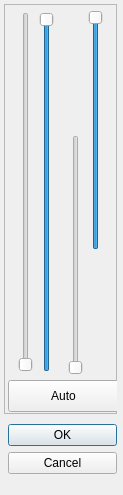
<?xml version="1.0" encoding="UTF-8"?>
<ui version="4.0">
 <class>ChromaDialog</class>
 <widget class="QDialog" name="ChromaDialog">
  <property name="geometry">
   <rect>
    <x>0</x>
    <y>0</y>
    <width>123</width>
    <height>495</height>
   </rect>
  </property>
  <property name="windowTitle">
   <string>Edit Chromas</string>
  </property>
  <property name="sizeGripEnabled">
   <bool>false</bool>
  </property>
  <property name="modal">
   <bool>true</bool>
  </property>
  <widget class="QDialogButtonBox" name="buttonBox">
   <property name="geometry">
    <rect>
     <x>8</x>
     <y>424</y>
     <width>109</width>
     <height>71</height>
    </rect>
   </property>
   <property name="orientation">
    <enum>Qt::Vertical</enum>
   </property>
   <property name="standardButtons">
    <set>QDialogButtonBox::Cancel|QDialogButtonBox::Ok</set>
   </property>
  </widget>
  <widget class="QLabel" name="label">
   <property name="geometry">
    <rect>
     <x>16</x>
     <y>8</y>
     <width>40</width>
     <height>368</height>
    </rect>
   </property>
   <property name="sizePolicy">
    <sizepolicy hsizetype="Fixed" vsizetype="Fixed">
     <horstretch>0</horstretch>
     <verstretch>0</verstretch>
    </sizepolicy>
   </property>
   <property name="maximumSize">
    <size>
     <width>40</width>
     <height>368</height>
    </size>
   </property>
   <property name="pixmap">
    <pixmap resource="QResources.qrc">:/images/QResources/HSB-bar.png</pixmap>
   </property>
  </widget>
  <widget class="QWidget" name="horizontalLayoutWidget">
   <property name="geometry">
    <rect>
     <x>12</x>
     <y>10</y>
     <width>49</width>
     <height>365</height>
    </rect>
   </property>
   <layout class="QHBoxLayout" name="horizontalLayout">
    <property name="spacing">
     <number>0</number>
    </property>
    <item>
     <widget class="QSlider" name="slider_hmin">
      <property name="maximumSize">
       <size>
        <width>16777215</width>
        <height>360</height>
       </size>
      </property>
      <property name="maximum">
       <number>359</number>
      </property>
      <property name="orientation">
       <enum>Qt::Vertical</enum>
      </property>
      <property name="tickPosition">
       <enum>QSlider::NoTicks</enum>
      </property>
     </widget>
    </item>
    <item>
     <widget class="QSlider" name="slider_hmax">
      <property name="maximumSize">
       <size>
        <width>16777215</width>
        <height>360</height>
       </size>
      </property>
      <property name="maximum">
       <number>359</number>
      </property>
      <property name="value">
       <number>359</number>
      </property>
      <property name="orientation">
       <enum>Qt::Vertical</enum>
      </property>
      <property name="tickPosition">
       <enum>QSlider::NoTicks</enum>
      </property>
     </widget>
    </item>
   </layout>
  </widget>
  <widget class="QFrame" name="frame">
   <property name="geometry">
    <rect>
     <x>4</x>
     <y>4</y>
     <width>113</width>
     <height>410</height>
    </rect>
   </property>
   <property name="frameShape">
    <enum>QFrame::StyledPanel</enum>
   </property>
   <property name="frameShadow">
    <enum>QFrame::Sunken</enum>
   </property>
   <property name="lineWidth">
    <number>2</number>
   </property>
   <property name="midLineWidth">
    <number>2</number>
   </property>
   <widget class="QPushButton" name="pushButton">
    <property name="geometry">
     <rect>
      <x>4</x>
      <y>376</y>
      <width>111</width>
      <height>32</height>
     </rect>
    </property>
    <property name="text">
     <string>Auto</string>
    </property>
   </widget>
   <widget class="QWidget" name="verticalLayoutWidget">
    <property name="geometry">
     <rect>
      <x>64</x>
      <y>6</y>
      <width>21</width>
      <height>365</height>
     </rect>
    </property>
    <layout class="QVBoxLayout" name="verticalLayout">
     <property name="spacing">
      <number>0</number>
     </property>
     <property name="sizeConstraint">
      <enum>QLayout::SetDefaultConstraint</enum>
     </property>
     <property name="rightMargin">
      <number>0</number>
     </property>
     <item>
      <spacer name="verticalSpacer">
       <property name="orientation">
        <enum>Qt::Vertical</enum>
       </property>
       <property name="sizeHint" stdset="0">
        <size>
         <width>5</width>
         <height>40</height>
        </size>
       </property>
      </spacer>
     </item>
     <item>
      <widget class="QSlider" name="slider_vmin">
       <property name="sizePolicy">
        <sizepolicy hsizetype="Fixed" vsizetype="Fixed">
         <horstretch>0</horstretch>
         <verstretch>0</verstretch>
        </sizepolicy>
       </property>
       <property name="minimumSize">
        <size>
         <width>0</width>
         <height>240</height>
        </size>
       </property>
       <property name="maximumSize">
        <size>
         <width>16777215</width>
         <height>240</height>
        </size>
       </property>
       <property name="maximum">
        <number>120</number>
       </property>
       <property name="orientation">
        <enum>Qt::Vertical</enum>
       </property>
       <property name="tickPosition">
        <enum>QSlider::NoTicks</enum>
       </property>
      </widget>
     </item>
    </layout>
   </widget>
   <widget class="QWidget" name="verticalLayoutWidget_2">
    <property name="geometry">
     <rect>
      <x>84</x>
      <y>6</y>
      <width>21</width>
      <height>365</height>
     </rect>
    </property>
    <layout class="QVBoxLayout" name="verticalLayout_2">
     <property name="spacing">
      <number>0</number>
     </property>
     <property name="sizeConstraint">
      <enum>QLayout::SetFixedSize</enum>
     </property>
     <property name="topMargin">
      <number>0</number>
     </property>
     <property name="rightMargin">
      <number>0</number>
     </property>
     <item>
      <widget class="QSlider" name="slider_vmax">
       <property name="sizePolicy">
        <sizepolicy hsizetype="Fixed" vsizetype="Fixed">
         <horstretch>0</horstretch>
         <verstretch>0</verstretch>
        </sizepolicy>
       </property>
       <property name="minimumSize">
        <size>
         <width>0</width>
         <height>240</height>
        </size>
       </property>
       <property name="maximumSize">
        <size>
         <width>16777215</width>
         <height>240</height>
        </size>
       </property>
       <property name="minimum">
        <number>135</number>
       </property>
       <property name="maximum">
        <number>255</number>
       </property>
       <property name="value">
        <number>255</number>
       </property>
       <property name="orientation">
        <enum>Qt::Vertical</enum>
       </property>
       <property name="tickPosition">
        <enum>QSlider::NoTicks</enum>
       </property>
      </widget>
     </item>
     <item>
      <spacer name="verticalSpacer_2">
       <property name="orientation">
        <enum>Qt::Vertical</enum>
       </property>
       <property name="sizeHint" stdset="0">
        <size>
         <width>5</width>
         <height>40</height>
        </size>
       </property>
      </spacer>
     </item>
    </layout>
   </widget>
   <zorder>horizontalLayoutWidget</zorder>
   <zorder>pushButton</zorder>
   <zorder>verticalLayoutWidget</zorder>
   <zorder>verticalLayoutWidget_2</zorder>
  </widget>
  <zorder>frame</zorder>
  <zorder>buttonBox</zorder>
  <zorder>label</zorder>
  <zorder>horizontalLayoutWidget</zorder>
 </widget>
 <includes>
  <include location="local">QCvGLWidget.h</include>
  <include location="local">ChromaWindow.h</include>
 </includes>
 <resources>
  <include location="QResources.qrc"/>
 </resources>
 <connections>
  <connection>
   <sender>buttonBox</sender>
   <signal>accepted()</signal>
   <receiver>ChromaDialog</receiver>
   <slot>accept()</slot>
   <hints>
    <hint type="sourcelabel">
     <x>248</x>
     <y>254</y>
    </hint>
    <hint type="destinationlabel">
     <x>157</x>
     <y>274</y>
    </hint>
   </hints>
  </connection>
  <connection>
   <sender>buttonBox</sender>
   <signal>rejected()</signal>
   <receiver>ChromaDialog</receiver>
   <slot>reject()</slot>
   <hints>
    <hint type="sourcelabel">
     <x>316</x>
     <y>260</y>
    </hint>
    <hint type="destinationlabel">
     <x>286</x>
     <y>274</y>
    </hint>
   </hints>
  </connection>
  <connection>
   <sender>slider_hmax</sender>
   <signal>sliderMoved(int)</signal>
   <receiver>ChromaDialog</receiver>
   <slot>onUpdateValues()</slot>
   <hints>
    <hint type="sourcelabel">
     <x>57</x>
     <y>263</y>
    </hint>
    <hint type="destinationlabel">
     <x>47</x>
     <y>243</y>
    </hint>
   </hints>
  </connection>
  <connection>
   <sender>slider_hmin</sender>
   <signal>sliderMoved(int)</signal>
   <receiver>ChromaDialog</receiver>
   <slot>onUpdateValues()</slot>
   <hints>
    <hint type="sourcelabel">
     <x>57</x>
     <y>263</y>
    </hint>
    <hint type="destinationlabel">
     <x>47</x>
     <y>243</y>
    </hint>
   </hints>
  </connection>
  <connection>
   <sender>slider_hmax</sender>
   <signal>sliderReleased()</signal>
   <receiver>ChromaDialog</receiver>
   <slot>onUpdateValues()</slot>
   <hints>
    <hint type="sourcelabel">
     <x>57</x>
     <y>263</y>
    </hint>
    <hint type="destinationlabel">
     <x>47</x>
     <y>243</y>
    </hint>
   </hints>
  </connection>
  <connection>
   <sender>slider_hmin</sender>
   <signal>sliderReleased()</signal>
   <receiver>ChromaDialog</receiver>
   <slot>onUpdateValues()</slot>
   <hints>
    <hint type="sourcelabel">
     <x>38</x>
     <y>263</y>
    </hint>
    <hint type="destinationlabel">
     <x>47</x>
     <y>243</y>
    </hint>
   </hints>
  </connection>
  <connection>
   <sender>slider_vmax</sender>
   <signal>sliderMoved(int)</signal>
   <receiver>ChromaDialog</receiver>
   <slot>onUpdateValues()</slot>
   <hints>
    <hint type="sourcelabel">
     <x>57</x>
     <y>263</y>
    </hint>
    <hint type="destinationlabel">
     <x>47</x>
     <y>243</y>
    </hint>
   </hints>
  </connection>
  <connection>
   <sender>slider_vmin</sender>
   <signal>sliderMoved(int)</signal>
   <receiver>ChromaDialog</receiver>
   <slot>onUpdateValues()</slot>
   <hints>
    <hint type="sourcelabel">
     <x>57</x>
     <y>263</y>
    </hint>
    <hint type="destinationlabel">
     <x>47</x>
     <y>243</y>
    </hint>
   </hints>
  </connection>
  <connection>
   <sender>slider_vmax</sender>
   <signal>sliderReleased()</signal>
   <receiver>ChromaDialog</receiver>
   <slot>onUpdateValues()</slot>
   <hints>
    <hint type="sourcelabel">
     <x>57</x>
     <y>263</y>
    </hint>
    <hint type="destinationlabel">
     <x>47</x>
     <y>243</y>
    </hint>
   </hints>
  </connection>
  <connection>
   <sender>slider_vmin</sender>
   <signal>sliderReleased()</signal>
   <receiver>ChromaDialog</receiver>
   <slot>onUpdateValues()</slot>
   <hints>
    <hint type="sourcelabel">
     <x>38</x>
     <y>263</y>
    </hint>
    <hint type="destinationlabel">
     <x>47</x>
     <y>243</y>
    </hint>
   </hints>
  </connection>
 </connections>

</ui>
